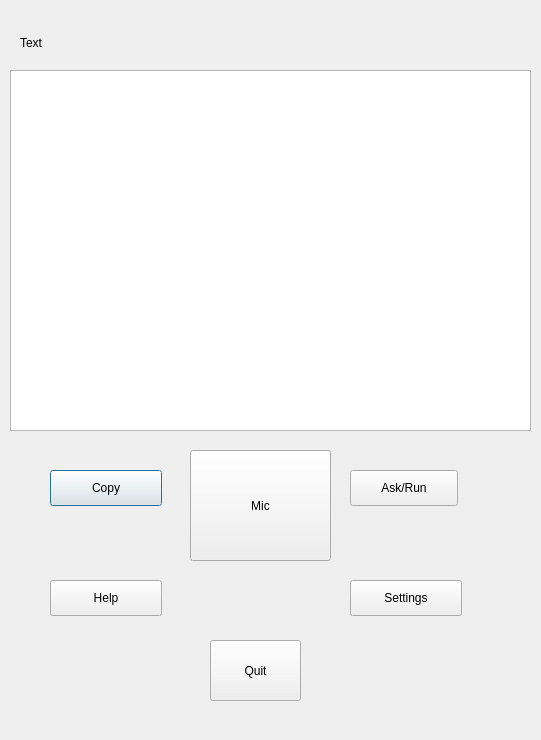
<?xml version="1.0" encoding="UTF-8"?>
<ui version="4.0">
 <class>Laxmi</class>
 <widget class="QDialog" name="Laxmi">
  <property name="geometry">
   <rect>
    <x>0</x>
    <y>0</y>
    <width>541</width>
    <height>740</height>
   </rect>
  </property>
  <property name="windowTitle">
   <string>Liva - Linux Voice Assistant</string>
  </property>
  <widget class="QPushButton" name="copy">
   <property name="geometry">
    <rect>
     <x>50</x>
     <y>470</y>
     <width>112</width>
     <height>36</height>
    </rect>
   </property>
   <property name="text">
    <string>Copy</string>
   </property>
  </widget>
  <widget class="QToolButton" name="mic">
   <property name="geometry">
    <rect>
     <x>190</x>
     <y>450</y>
     <width>141</width>
     <height>111</height>
    </rect>
   </property>
   <property name="text">
    <string>Mic</string>
   </property>
   <property name="icon">
    <iconset>
     <normaloff>img/mic.jpg</normaloff>img/mic.jpg</iconset>
   </property>
   <property name="iconSize">
    <size>
     <width>110</width>
     <height>110</height>
    </size>
   </property>
  </widget>
  <widget class="QPushButton" name="ask">
   <property name="geometry">
    <rect>
     <x>350</x>
     <y>470</y>
     <width>108</width>
     <height>36</height>
    </rect>
   </property>
   <property name="text">
    <string>Ask/Run</string>
   </property>
  </widget>
  <widget class="QPushButton" name="settings">
   <property name="geometry">
    <rect>
     <x>350</x>
     <y>580</y>
     <width>112</width>
     <height>36</height>
    </rect>
   </property>
   <property name="text">
    <string>Settings</string>
   </property>
  </widget>
  <widget class="QToolButton" name="quit">
   <property name="geometry">
    <rect>
     <x>210</x>
     <y>640</y>
     <width>91</width>
     <height>61</height>
    </rect>
   </property>
   <property name="text">
    <string>Quit</string>
   </property>
  </widget>
  <widget class="QPushButton" name="help">
   <property name="geometry">
    <rect>
     <x>50</x>
     <y>580</y>
     <width>112</width>
     <height>36</height>
    </rect>
   </property>
   <property name="text">
    <string>Help</string>
   </property>
  </widget>
  <widget class="QLabel" name="label">
   <property name="geometry">
    <rect>
     <x>20</x>
     <y>30</y>
     <width>80</width>
     <height>26</height>
    </rect>
   </property>
   <property name="text">
    <string>Text</string>
   </property>
  </widget>
  <widget class="QPlainTextEdit" name="outputtext">
   <property name="geometry">
    <rect>
     <x>10</x>
     <y>70</y>
     <width>521</width>
     <height>361</height>
    </rect>
   </property>
   <property name="font">
    <font>
     <pointsize>28</pointsize>
     <weight>75</weight>
     <bold>true</bold>
    </font>
   </property>
  </widget>
 </widget>
 <resources/>
 <connections/>
</ui>
